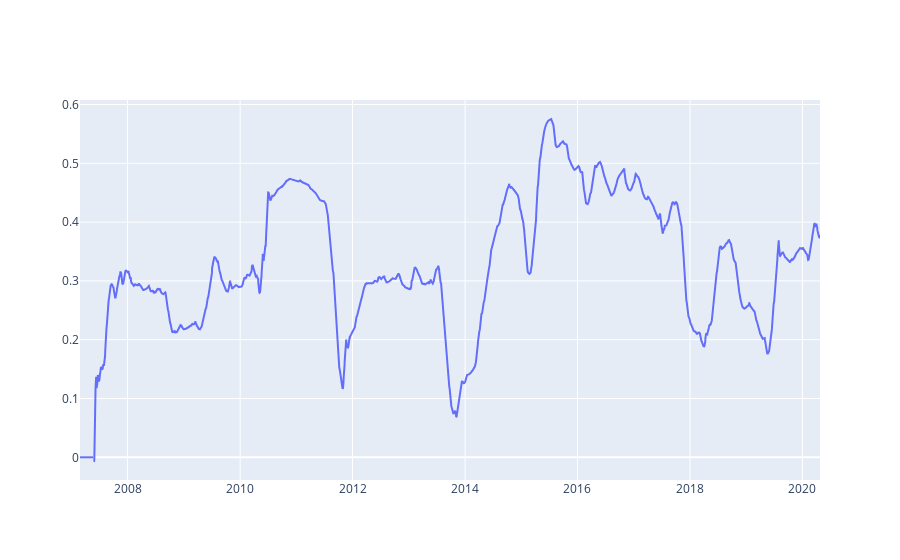
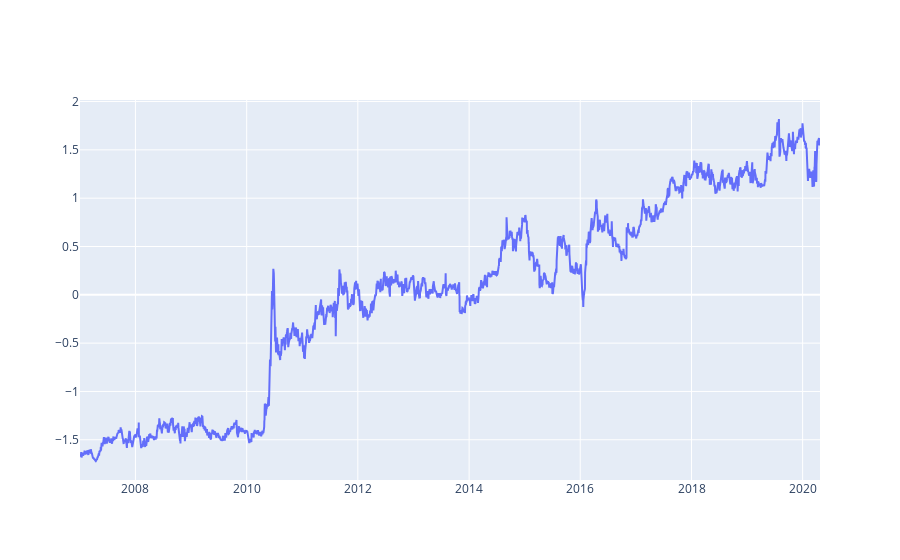
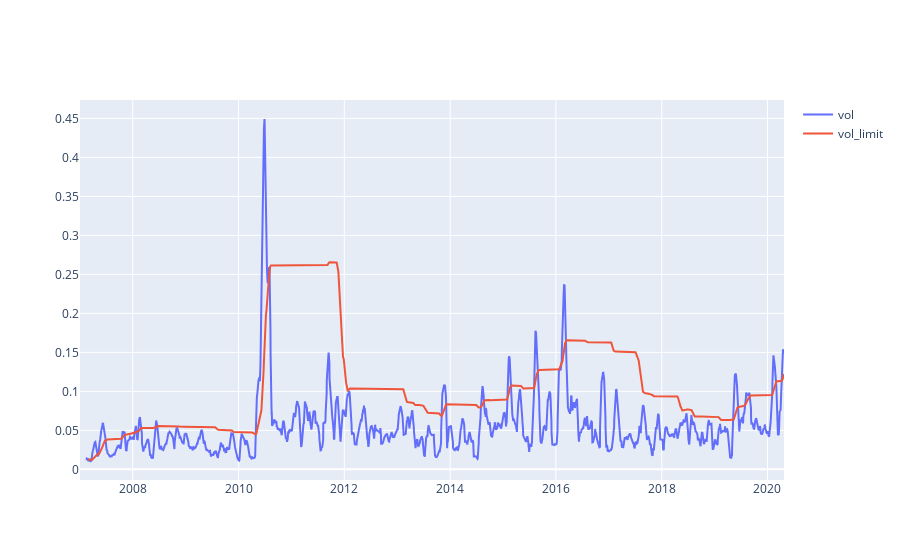
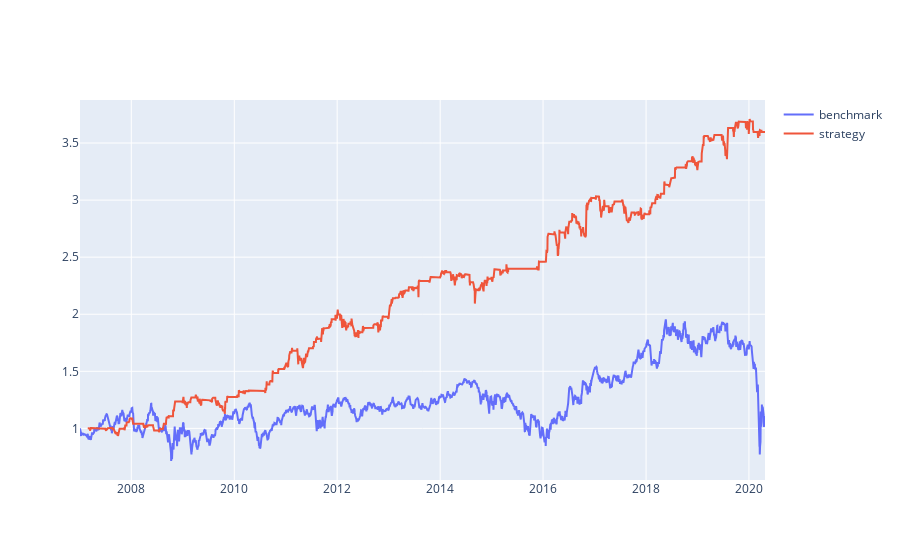

Notebook cell for these charts, in order:
### Code cell
importlib.reload(base_fx)
importlib.reload(portfolio_fx)
importlib.reload(algos)
settings = get_settings()
portfolio, mavg_zscore = algos.pair_trade_v2_with_hurst(settings, quotes)

### Figure 1 — Plotly figure (JSON) as saved in the notebook; plotly's stock layout.template omitted (floating-point values rounded to 4 significant figures; data arrays with more than 128 entries replaced by an {"elided": "..."} marker saying what was removed)
{"data": [{"mode": "lines", "name": "hursts", "type": "scatter", "x": {"elided": "3327 str values"}, "y": {"elided": "3327 float values"}}], "layout": {}}

### Figure 2 — Plotly figure (JSON) as saved in the notebook; plotly's stock layout.template omitted (floating-point values rounded to 4 significant figures; data arrays with more than 128 entries replaced by an {"elided": "..."} marker saying what was removed)
{"data": [{"mode": "lines", "name": "zscore", "type": "scatter", "x": {"elided": "3366 str values"}, "y": {"elided": "3366 float values"}}], "layout": {}}

### Figure 3 — Plotly figure (JSON) as saved in the notebook; plotly's stock layout.template omitted (floating-point values rounded to 4 significant figures; data arrays with more than 128 entries replaced by an {"elided": "..."} marker saying what was removed)
{"data": [{"mode": "lines", "name": "vol", "type": "scatter", "x": {"elided": "3366 str values"}, "y": {"elided": "3366 float values"}}, {"mode": "lines", "name": "vol_limit", "type": "scatter", "x": {"elided": "3366 str values"}, "y": {"elided": "3366 float values"}}], "layout": {}}

### Figure 4 — Plotly figure (JSON) as saved in the notebook; plotly's stock layout.template omitted (floating-point values rounded to 4 significant figures; data arrays with more than 128 entries replaced by an {"elided": "..."} marker saying what was removed)
{"data": [{"mode": "lines", "name": "benchmark", "type": "scatter", "x": {"elided": "3366 str values"}, "y": {"elided": "3366 float values"}}, {"mode": "lines", "name": "strategy", "type": "scatter", "x": {"elided": "3327 str values"}, "y": {"elided": "3327 float values"}}], "layout": {}}
